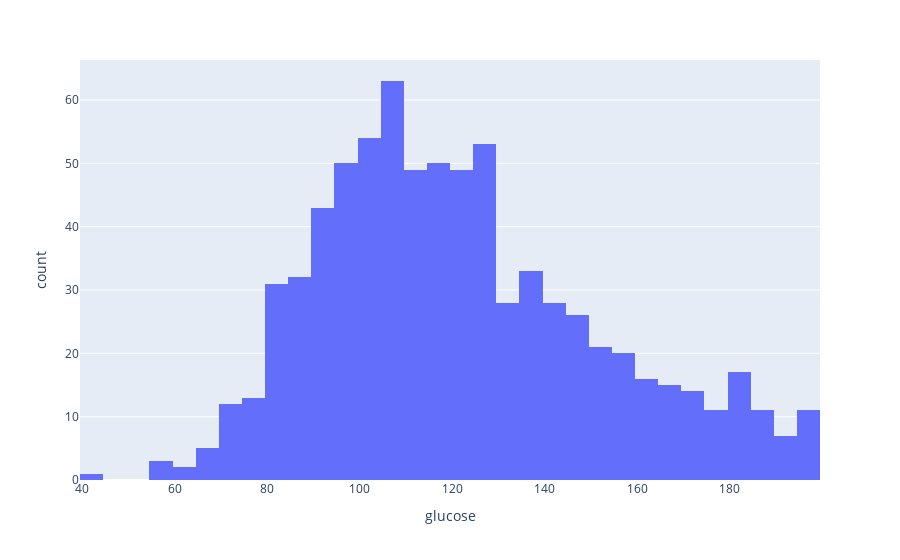
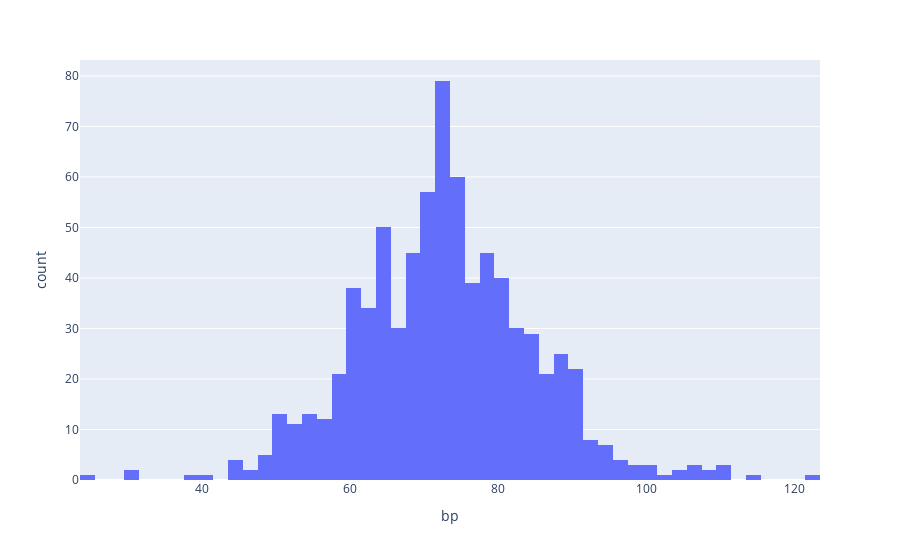
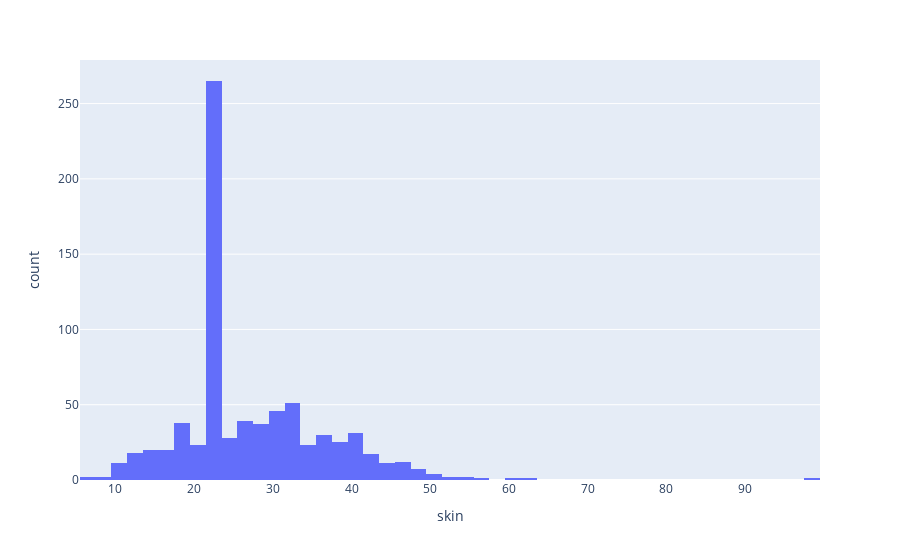
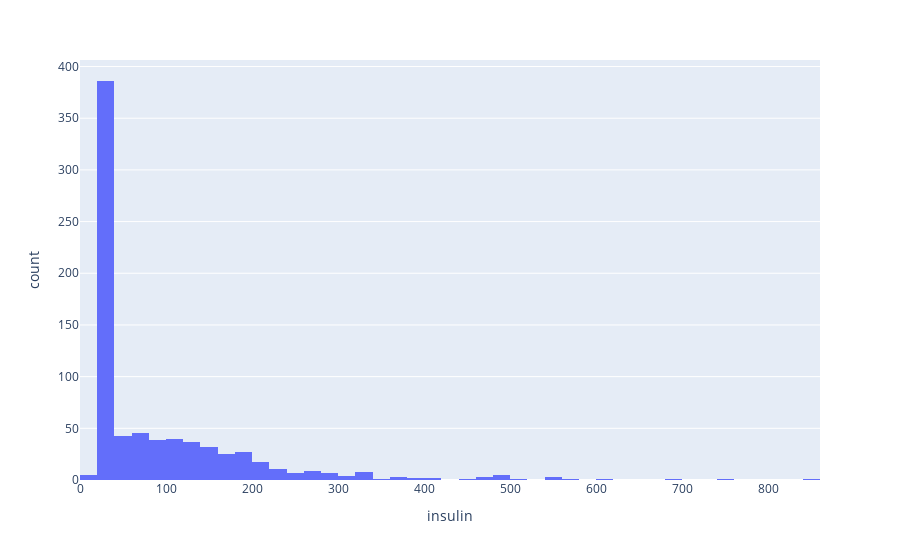

Here is the notebook cell these charts were saved with, in order:
### Markdown cell above
**Hint**: ![image.png](attachment:image.png)

### Code cell
for i in dataframe.columns:
  fig = px.histogram(dataframe, x= i)
  (fig.show())

#<xml xmlns="https://developers.google.com/blockly/xml"><variables><variable id="V_64Ged:C0QJ|TmiRhMz">i</variable><variable id="-(zD`=)|+6ZJe1eZ)t2_">dataframe</variable><variable id="`MlX9tv$x9^+8hq@.?!W">fig</variable><variable id="+yh,Zg{hON]zy6D~.rH#">px</variable></variables><block type="controls_forEach" id="V.xPfOE~[Ux~30j}0jWn" x="36" y="368"><field name="VAR" id="V_64Ged:C0QJ|TmiRhMz">i</field><value name="LIST"><block type="varGetProperty" id="_VPma6},3p|%M53-|svb"><field name="VAR" id="-(zD`=)|+6ZJe1eZ)t2_">dataframe</field><field name="MEMBER">columns</field><data>dataframe:columns</data></block></value><statement name="DO"><block type="variables_set" id="?as/WNxbs`xuAo6s]WCS"><field name="VAR" id="`MlX9tv$x9^+8hq@.?!W">fig</field><value name="VALUE"><block type="varDoMethod" id="M7Nr}Mv.DAk?=8Xv:VTh"><field name="VAR" id="+yh,Zg{hON]zy6D~.rH#">px</field><field name="MEMBER">histogram</field><data>px:histogram</data><value name="INPUT"><block type="lists_create_with" id="JD%Ihlvfj~M#!M@}qUh7"><mutation items="2"></mutation><value name="ADD0"><block type="variables_get" id="HERwNg=OfTm0rFH2lO!*"><field name="VAR" id="-(zD`=)|+6ZJe1eZ)t2_">dataframe</field></block></value><value name="ADD1"><block type="valueOutputCodeBlock" id="uJ?DS:J9fu7,X*mfzq]c"><field name="CODE">x=</field><value name="INPUT"><block type="variables_get" id="w`$;pxgH,LY$0t,5KW,A"><field name="VAR" id="V_64Ged:C0QJ|TmiRhMz">i</field></block></value></block></value></block></value></block></value><next><block type="valueNoOutputCodeBlock" id="asH1JD|fAJXv!Q:$@Loh"><field name="CODE"></field><value name="INPUT"><block type="varDoMethod" id="g`Mq4iX?/fkmp1qr+Q1/"><field name="VAR" id="`MlX9tv$x9^+8hq@.?!W">fig</field><field name="MEMBER">show</field><data>fig:show</data></block></value></block></next></block></statement></block></xml>

### Figure 1 — Plotly figure (JSON) as saved in the notebook; plotly's stock layout.template omitted (floating-point values rounded to 4 significant figures; data arrays with more than 128 entries replaced by an {"elided": "..."} marker saying what was removed)
{"data": [{"alignmentgroup": "True", "bingroup": "x", "hovertemplate": "glucose=%{x}<br>count=%{y}<extra></extra>", "legendgroup": "", "marker": {"color": "#636efa"}, "name": "", "offsetgroup": "", "orientation": "v", "showlegend": false, "type": "histogram", "x": {"elided": "768 int values"}, "xaxis": "x", "yaxis": "y"}], "layout": {"autosize": true, "barmode": "relative", "legend": {"tracegroupgap": 0}, "margin": {"t": 60}, "xaxis": {"anchor": "y", "autorange": true, "domain": [0, 1], "range": [39.5, 199.5], "title": {"text": "glucose"}, "type": "linear"}, "yaxis": {"anchor": "x", "autorange": true, "domain": [0, 1], "range": [0, 66.32], "title": {"text": "count"}}}}

### Figure 2 — Plotly figure (JSON) as saved in the notebook; plotly's stock layout.template omitted (floating-point values rounded to 4 significant figures; data arrays with more than 128 entries replaced by an {"elided": "..."} marker saying what was removed)
{"data": [{"alignmentgroup": "True", "bingroup": "x", "hovertemplate": "bp=%{x}<br>count=%{y}<extra></extra>", "legendgroup": "", "marker": {"color": "#636efa"}, "name": "", "offsetgroup": "", "orientation": "v", "showlegend": false, "type": "histogram", "x": {"elided": "768 int values"}, "xaxis": "x", "yaxis": "y"}], "layout": {"autosize": true, "barmode": "relative", "legend": {"tracegroupgap": 0}, "margin": {"t": 60}, "xaxis": {"anchor": "y", "autorange": true, "domain": [0, 1], "range": [23.5, 123.5], "title": {"text": "bp"}, "type": "linear"}, "yaxis": {"anchor": "x", "autorange": true, "domain": [0, 1], "range": [0, 83.16], "title": {"text": "count"}}}}

### Figure 3 — Plotly figure (JSON) as saved in the notebook; plotly's stock layout.template omitted (floating-point values rounded to 4 significant figures; data arrays with more than 128 entries replaced by an {"elided": "..."} marker saying what was removed)
{"data": [{"alignmentgroup": "True", "bingroup": "x", "hovertemplate": "skin=%{x}<br>count=%{y}<extra></extra>", "legendgroup": "", "marker": {"color": "#636efa"}, "name": "", "offsetgroup": "", "orientation": "v", "showlegend": false, "type": "histogram", "x": {"elided": "768 int values"}, "xaxis": "x", "yaxis": "y"}], "layout": {"autosize": true, "barmode": "relative", "legend": {"tracegroupgap": 0}, "margin": {"t": 60}, "xaxis": {"anchor": "y", "autorange": true, "domain": [0, 1], "range": [5.5, 99.5], "title": {"text": "skin"}, "type": "linear"}, "yaxis": {"anchor": "x", "autorange": true, "domain": [0, 1], "range": [0, 278.9], "title": {"text": "count"}}}}

### Figure 4 — Plotly figure (JSON) as saved in the notebook; plotly's stock layout.template omitted (floating-point values rounded to 4 significant figures; data arrays with more than 128 entries replaced by an {"elided": "..."} marker saying what was removed)
{"data": [{"alignmentgroup": "True", "bingroup": "x", "hovertemplate": "insulin=%{x}<br>count=%{y}<extra></extra>", "legendgroup": "", "marker": {"color": "#636efa"}, "name": "", "offsetgroup": "", "orientation": "v", "showlegend": false, "type": "histogram", "x": {"elided": "768 float values"}, "xaxis": "x", "yaxis": "y"}], "layout": {"autosize": true, "barmode": "relative", "legend": {"tracegroupgap": 0}, "margin": {"t": 60}, "xaxis": {"anchor": "y", "autorange": true, "domain": [0, 1], "range": [0, 860], "title": {"text": "insulin"}, "type": "linear"}, "yaxis": {"anchor": "x", "autorange": true, "domain": [0, 1], "range": [0, 406.3], "title": {"text": "count"}}}}
